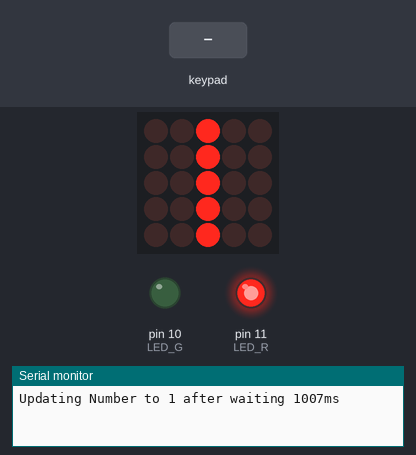
Simulated run of this sketch. Board: Arduino Uno, built with avr-gcc and run on an emulated ATmega328P. Shown: 5×5 LED matrix, output pins drawn as LEDs (lit = HIGH), the last lines printed to the serial monitor. Wiring (inferred from the names in the program): 2×2 keypad with keys 1 2 3 4 (labels assumed): rows pin 9, pin 15; columns pin 2, pin 3; LED matrix (orientation assumed): rows pin 14, pin 16, pin 17, pin 18, pin 19; columns pin 4, pin 5, pin 6, pin 7, pin 8. Inputs (shaded band) come from the test bench. Pins used as bus, display or sensor lines are not drawn.

Above: at 1.2 s.
1.3 s: key '2' pressed
At 2.8 s:
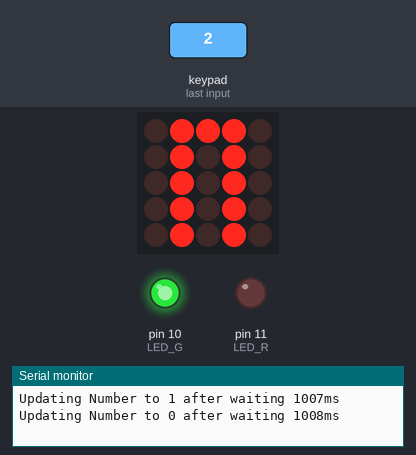
4.3 s: keypad keys 1 2 pressed 0.4 s apart
At 5.9 s:
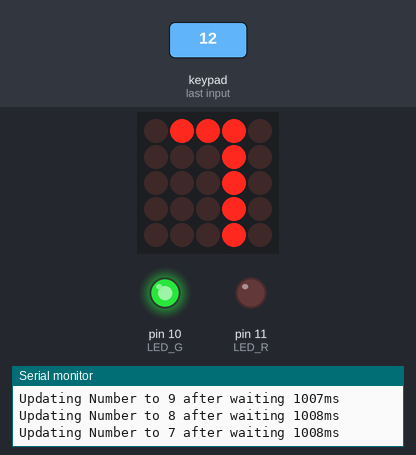
8.1 s: key '1' pressed
At 8.9 s:
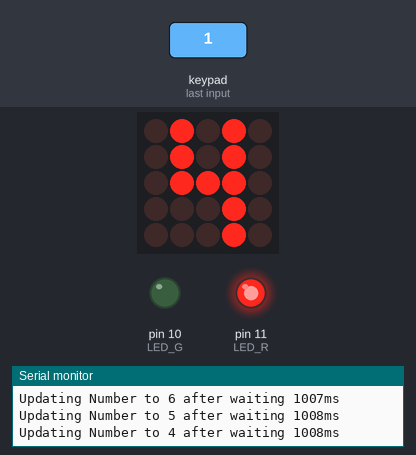
11.1 s: key '4' pressed
At 12.9 s:
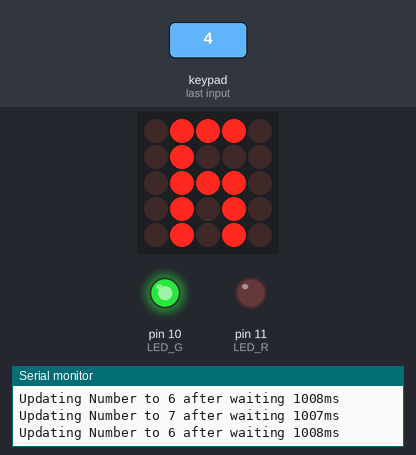
14.1 s: key '3' pressed
At 16.9 s:
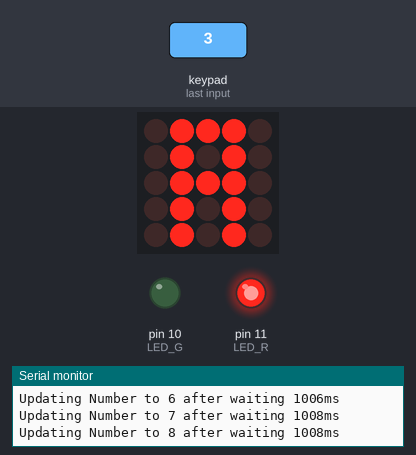
20.1 s: keypad keys 1 2 pressed 0.4 s apart
At 23.6 s:
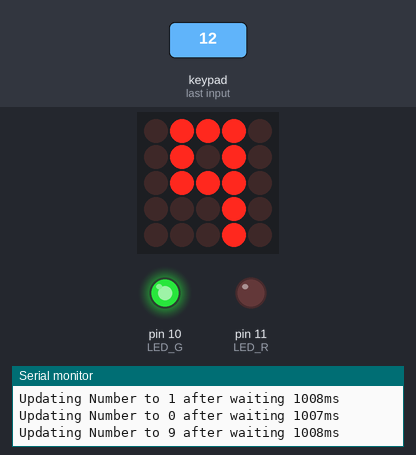
Timing chart, 0 to 25.1 s (numbered marks = the images above; inputs shaded):
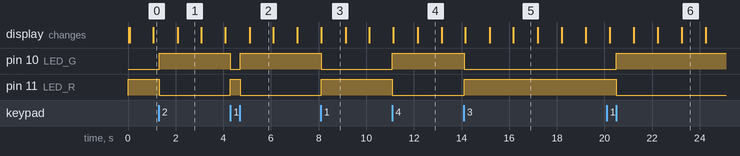

Measured:
- after the input at 1.3 s, pin 10 (LED_G): LOW → HIGH at once; pin 11 (LED_R): HIGH → LOW at once; the display: changes after 0.78 s (image 1)
- after the input at 4.3 s, pin 10 (LED_G): HIGH → LOW at once, → HIGH 0.40 s later; pin 11 (LED_R): LOW → HIGH at once, → LOW 0.40 s later
- after the input at 8.1 s, pin 10 (LED_G): HIGH → LOW at once; pin 11 (LED_R): LOW → HIGH at once
- after the input at 11.1 s, pin 10 (LED_G): LOW → HIGH at once; pin 11 (LED_R): HIGH → LOW at once
- after the input at 14.1 s, pin 10 (LED_G): HIGH → LOW at once; pin 11 (LED_R): LOW → HIGH at once; the display: first changes after 0.06 s (image 5 shows a later state)
- after the input at 20.1 s, pin 10 (LED_G): LOW → HIGH after 0.40 s; pin 11 (LED_R): HIGH → LOW after 0.40 s
- what the display in image 1 shows lasts 1.0 s, from 2.1 s to 3.1 s

The sketch:

polling.ino
```cpp
// Constant pin assignment for buttons and LEDs
const uint8_t LED_R = 11;   // Digital 11
const uint8_t LED_G = 10;   // Digital 10
const uint8_t BTN_R = 2;    // Digital 2
const uint8_t BTN_G = 3;    // Digital 3

// Constants for manipulating the dot dispaly matrix
const uint8_t ROW_1 = 14;   // Analog A0, DD 12
const uint8_t ROW_2 = 15;   // Analog A1, DD 11
const uint8_t ROW_3 = 16;   // Analog A2, DD 02
const uint8_t ROW_4 = 17;   // Analog A3, DD 09
const uint8_t ROW_5 = 18;   // Analog A4, DD 04
const uint8_t ROW_6 = 19;   // Analog A5, DD 05
const uint8_t ROW_7 = 9;    // Digital 9, DD 06
const uint8_t COL_1 = 4;    // Digital 4, DD 01
const uint8_t COL_2 = 5;    // Digital 5, DD 03
const uint8_t COL_3 = 6;    // Digital 6, DD 10
const uint8_t COL_4 = 7;    // Digital 7, DD 07
const uint8_t COL_5 = 8;    // Digital 8, DD 08
const uint8_t colPins[] =   { COL_1, COL_2, COL_3, COL_4, COL_5};
const uint8_t rowPins[] = { ROW_1, ROW_2, ROW_3, ROW_4, ROW_5, ROW_6, ROW_7 };

// Constant for boundaries of counting
const int8_t MIN_NUM = 0;
const int8_t MAX_NUM = 9;

// Buffer of all the dot display patterns
const uint8_t memBuf[10][7][5]
{
  // 0
  {
    {0, 1, 1, 1, 0},
    {0, 1, 0, 1, 0},
    {0, 1, 0, 1, 0},
    {0, 1, 0, 1, 0},
    {0, 1, 0, 1, 0},
    {0, 1, 0, 1, 0},
    {0, 1, 1, 1, 0},
  },
  // 1
  {
    {0, 0, 1, 0, 0},
    {0, 0, 1, 0, 0},
    {0, 0, 1, 0, 0},
    {0, 0, 1, 0, 0},
    {0, 0, 1, 0, 0},
    {0, 0, 1, 0, 0},
    {0, 0, 1, 0, 0},
  },
  // 2
  {
    {0, 1, 1, 1, 0},
    {0, 0, 0, 1, 0},
    {0, 0, 0, 1, 0},
    {0, 1, 1, 1, 0},
    {0, 1, 0, 0, 0},
    {0, 1, 0, 0, 0},
    {0, 1, 1, 1, 0},
  },
  //3
  {
    {0, 1, 1, 1, 0},
    {0, 0, 0, 1, 0},
    {0, 0, 0, 1, 0},
    {0, 1, 1, 1, 0},
    {0, 0, 0, 1, 0},
    {0, 0, 0, 1, 0},
    {0, 1, 1, 1, 0},
  },
  //4
  {
    {0, 1, 0, 1, 0},
    {0, 1, 0, 1, 0},
    {0, 1, 0, 1, 0},
    {0, 1, 1, 1, 0},
    {0, 0, 0, 1, 0},
    {0, 0, 0, 1, 0},
    {0, 0, 0, 1, 0},
  },
  // 5
  {
    {0, 1, 1, 1, 0},
    {0, 1, 0, 0, 0},
    {0, 1, 0, 0, 0},
    {0, 1, 1, 1, 0},
    {0, 0, 0, 1, 0},
    {0, 0, 0, 1, 0},
    {0, 1, 1, 1, 0},
  },
  // 6
  {
    {0, 1, 1, 1, 0},
    {0, 1, 0, 0, 0},
    {0, 1, 0, 0, 0},
    {0, 1, 1, 1, 0},
    {0, 1, 0, 1, 0},
    {0, 1, 0, 1, 0},
    {0, 1, 1, 1, 0},
  },
  // 7
  {
    {0, 1, 1, 1, 0},
    {0, 0, 0, 1, 0},
    {0, 0, 0, 1, 0},
    {0, 0, 0, 1, 0},
    {0, 0, 0, 1, 0},
    {0, 0, 0, 1, 0},
    {0, 0, 0, 1, 0},
  },
  // 8
  {
    {0, 1, 1, 1, 0},
    {0, 1, 0, 1, 0},
    {0, 1, 0, 1, 0},
    {0, 1, 1, 1, 0},
    {0, 1, 0, 1, 0},
    {0, 1, 0, 1, 0},
    {0, 1, 1, 1, 0},
  },
  // 9
  {
    {0, 1, 1, 1, 0},
    {0, 1, 0, 1, 0},
    {0, 1, 0, 1, 0},
    {0, 1, 1, 1, 0},
    {0, 0, 0, 1, 0},
    {0, 0, 0, 1, 0},
    {0, 0, 0, 1, 0},
  },
};

// Current number to show
int8_t number = 0; // Do a signed number to make checks easier

// Tack how long since the last time the number has been updated
unsigned long lastChange = 0;

// Track which direction to count
bool countUp = true;

// Debug flag
#define DEBUG 1

void setup() {
  // put your setup code here, to run once:
#if DEBUG
  Serial.begin(9600, SERIAL_8N1);
#endif

  // Initialize buttons
  pinMode(BTN_R, INPUT);
  pinMode(BTN_G, INPUT);

  // Initialize LEDS
  pinMode(LED_R, OUTPUT);
  digitalWrite(LED_R, LOW);
  pinMode(LED_G, OUTPUT);
  digitalWrite(LED_G, LOW);

  // Initialize dot display
  for(uint8_t i = 0; i < 7; i++)
  {
    pinMode(rowPins[i], OUTPUT);
    digitalWrite(rowPins[i], LOW);
  }

  for(uint8_t i = 0; i < 5; i++)
  {
    pinMode(colPins[i], OUTPUT);
    digitalWrite(colPins[i], LOW);
  }

  // Initialize start conditions
  // Will start counting first
  number = 0;
  lastChange = millis();
  countUp = true;
  digitalWrite(LED_R, HIGH);
}

void loop() {
  // put your main code here, to run repeatedly:

  // Poll Red button
  if(!digitalRead(BTN_R))
  {
    countUp = true;
    digitalWrite(LED_R, HIGH);
    digitalWrite(LED_G, LOW);
  }
  // Poll Green Button
  else if(!digitalRead(BTN_G))
  {
    countUp = false;
    digitalWrite(LED_R, LOW);
    digitalWrite(LED_G, HIGH);
  }

  // Check to see if enough time has elapsed for digit update
  unsigned long diff = millis() - lastChange;
  if (diff > 1000) // If at least one secoond
  {
    if (countUp)
    {
      number = (number + 1) % (MAX_NUM + 1);
    }
    else
    {
      number = (--number < MIN_NUM) ? MAX_NUM : number;
    }
#if DEBUG
    Serial.print("Updating Number to ");
    Serial.print(number, DEC);
    Serial.print(" after waiting ");
    Serial.print(diff, DEC);
    Serial.println("ms");
#endif

    // Update the flag for when digit was last changed
    lastChange = millis();
  }

  refreshMatrix();
}

// Makes sure the matrix is display information
void refreshMatrix()
{
  for(int col = 0; col < 5; col++)
  {
    setRowPins(col);
    digitalWrite(colPins[col], LOW);
    delay(2);
    digitalWrite(colPins[col], HIGH);
  }
}

// Set row pins
void setRowPins(uint8_t col)
{
  for(int row = 0; row < 7; row++)
  {
    digitalWrite(rowPins[row], memBuf[number][row][col]);
  }
}
```
